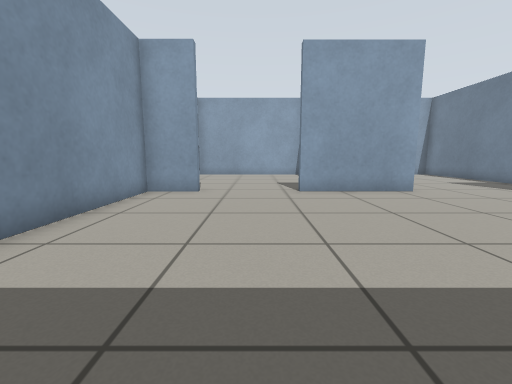
View 1 (above)

14 first-person views from a walk through a Gazebo world. The camera is 0.62 m above the floor, tilts 8° down and sees 90° across. The floor is counted in squares, 0.5 m on a side. Each view is taken from the middle of a square. On the plan, view 1 faces up. The plan holds only what a view shows up to about 12 squares ahead; the rest is blank.

View 2
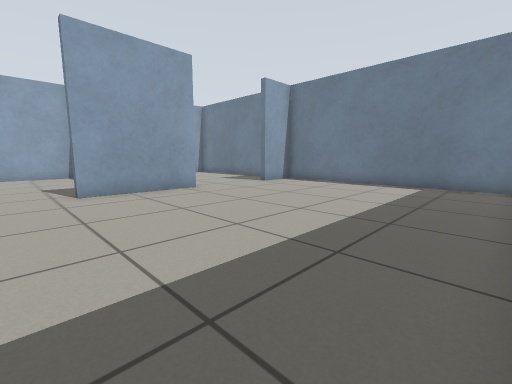

View 3
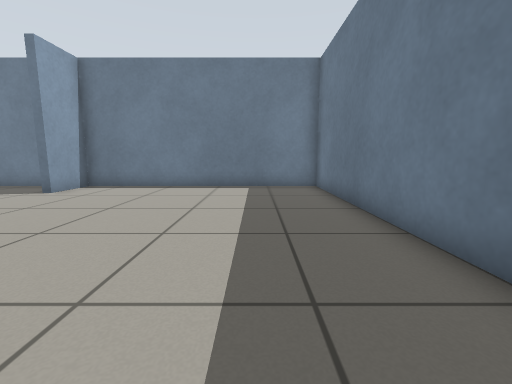

View 4
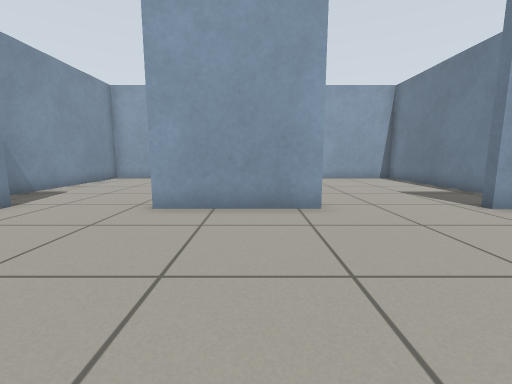

View 5
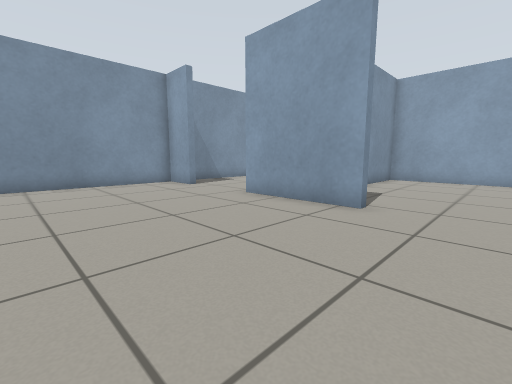

View 6
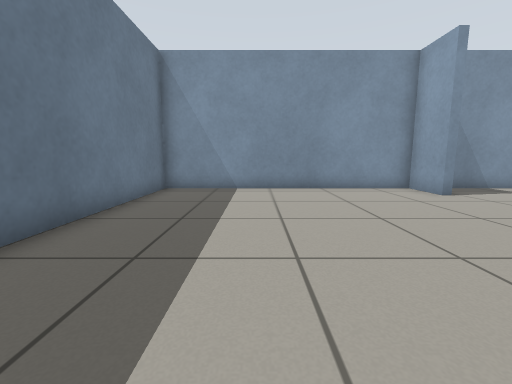

View 7
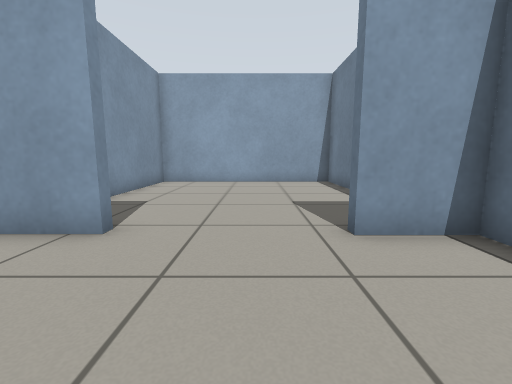

View 8
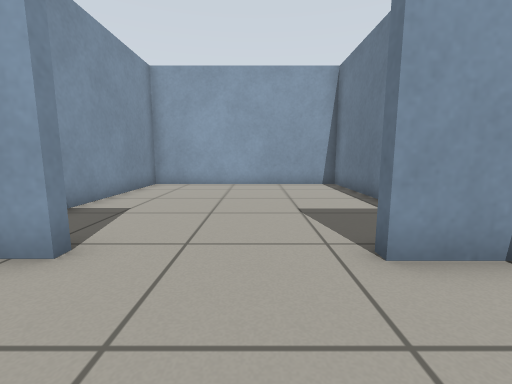

View 9
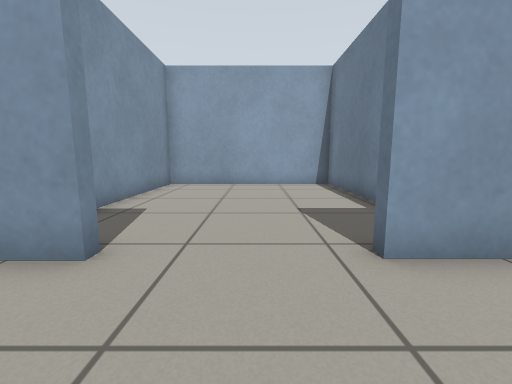

View 10
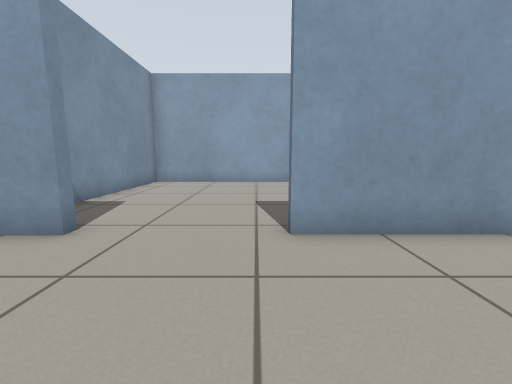

View 11
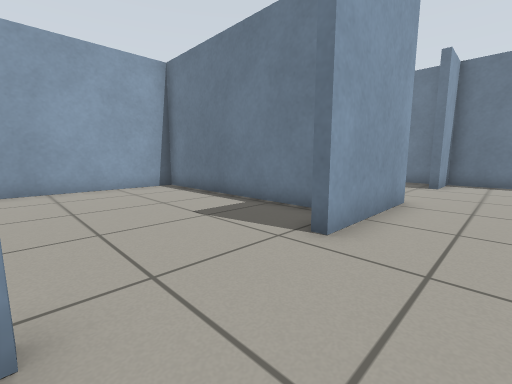

View 12
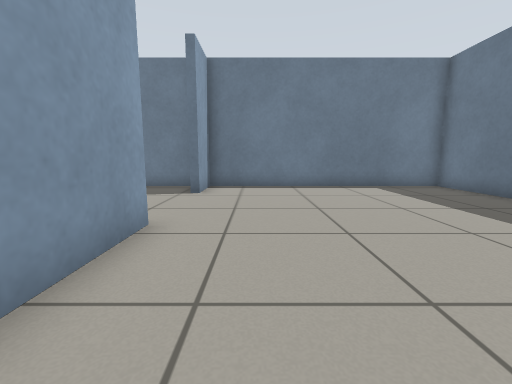

View 13
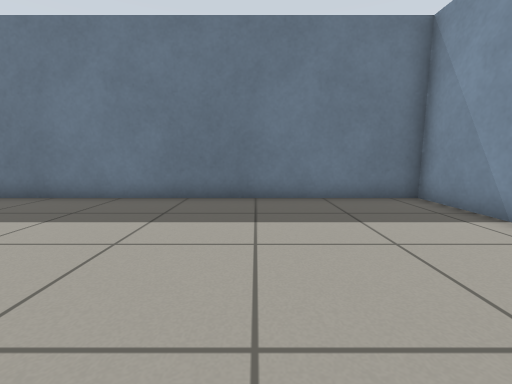

View 14
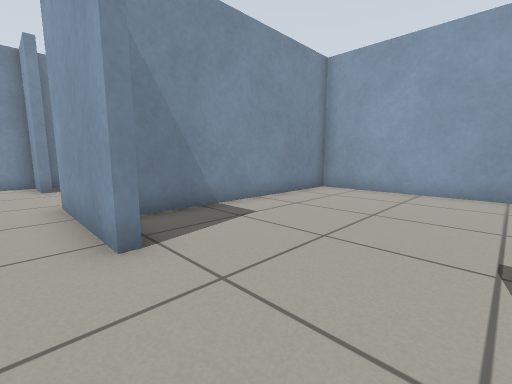

### Floor plan
Points are (right, up) in squares from view 1. A wall is a line through its corners. A room is listed if a view was taken in it or the views show most of it. See-through windows are left out.
Room 1 (views 1, 2, 3, 4, 5, 6, 7, 8, 9, 10, 11, 12, 13, 14)
walls: (5.6, 9.4) (5.6, 9) (1.6, 9) (1.6, 9.4); (3.2, 10.2) (3.2, 17.4) (-3.8, 17.4) (-3.8, 9.4); (-2, 9) (-3.8, 9) (-3.8, -0.5) (11.5, -0.5) (11.5, 9) (9.5, 9); (11.5, 9.5) (11.5, 17.4) (3.5, 17.4) (3.5, 10)

Positions as (right, up) in squares from view 1, and headings:
1: (0, 0), facing up
2: (0, 0), facing up-right
3: (1, 2), facing right
4: (4, 3), facing up
5: (8, 3), facing up-left
6: (6, 3), facing left
7: (8, 5), facing up
8: (8, 6), facing up
9: (0, 6), facing up
10: (1, 5), facing up
11: (-2, 7), facing up-right
12: (1, 7), facing right
13: (1, 7), facing down
14: (9, 8), facing up-left
